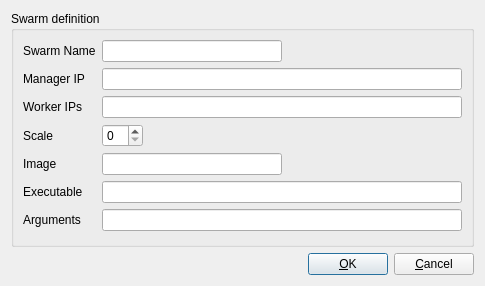
<?xml version="1.0" encoding="UTF-8"?>
<ui version="4.0">
 <class>SwarmEdit</class>
 <widget class="QDialog" name="SwarmEdit">
  <property name="geometry">
   <rect>
    <x>0</x>
    <y>0</y>
    <width>485</width>
    <height>286</height>
   </rect>
  </property>
  <property name="windowTitle">
   <string>Swarm Definition Editor</string>
  </property>
  <layout class="QVBoxLayout" name="verticalLayout">
   <item>
    <widget class="QGroupBox" name="gpboxTool">
     <property name="title">
      <string>Swarm definition</string>
     </property>
     <layout class="QGridLayout" name="gridLayout">
      <item row="0" column="0">
       <widget class="QLabel" name="label_5">
        <property name="text">
         <string>Swarm Name</string>
        </property>
        <property name="alignment">
         <set>Qt::AlignLeading|Qt::AlignLeft|Qt::AlignVCenter</set>
        </property>
       </widget>
      </item>
      <item row="0" column="1">
       <layout class="QHBoxLayout" name="horizontalLayout_5">
        <item>
         <widget class="QLineEdit" name="edSwarmName"/>
        </item>
        <item>
         <spacer name="horizontalSpacer_3">
          <property name="orientation">
           <enum>Qt::Horizontal</enum>
          </property>
          <property name="sizeHint" stdset="0">
           <size>
            <width>40</width>
            <height>20</height>
           </size>
          </property>
         </spacer>
        </item>
       </layout>
      </item>
      <item row="1" column="0">
       <widget class="QLabel" name="label_6">
        <property name="text">
         <string>Manager IP</string>
        </property>
        <property name="alignment">
         <set>Qt::AlignLeading|Qt::AlignLeft|Qt::AlignVCenter</set>
        </property>
       </widget>
      </item>
      <item row="1" column="1">
       <widget class="QLineEdit" name="edManagerIP"/>
      </item>
      <item row="2" column="0">
       <widget class="QLabel" name="label_7">
        <property name="text">
         <string>Worker IPs</string>
        </property>
        <property name="alignment">
         <set>Qt::AlignLeading|Qt::AlignLeft|Qt::AlignVCenter</set>
        </property>
       </widget>
      </item>
      <item row="2" column="1">
       <widget class="QLineEdit" name="edWorkerIPs"/>
      </item>
      <item row="3" column="0">
       <widget class="QLabel" name="label_9">
        <property name="text">
         <string>Scale</string>
        </property>
        <property name="alignment">
         <set>Qt::AlignLeading|Qt::AlignLeft|Qt::AlignVCenter</set>
        </property>
       </widget>
      </item>
      <item row="3" column="1">
       <layout class="QHBoxLayout" name="horizontalLayout_9" stretch="0,2">
        <item>
         <widget class="QSpinBox" name="spbxScale"/>
        </item>
        <item>
         <spacer name="horizontalSpacer_5">
          <property name="orientation">
           <enum>Qt::Horizontal</enum>
          </property>
          <property name="sizeHint" stdset="0">
           <size>
            <width>40</width>
            <height>20</height>
           </size>
          </property>
         </spacer>
        </item>
       </layout>
      </item>
      <item row="4" column="0">
       <widget class="QLabel" name="label_8">
        <property name="text">
         <string>Image</string>
        </property>
        <property name="alignment">
         <set>Qt::AlignLeading|Qt::AlignLeft|Qt::AlignVCenter</set>
        </property>
       </widget>
      </item>
      <item row="5" column="0">
       <widget class="QLabel" name="label_10">
        <property name="text">
         <string>Executable</string>
        </property>
        <property name="alignment">
         <set>Qt::AlignLeading|Qt::AlignLeft|Qt::AlignVCenter</set>
        </property>
       </widget>
      </item>
      <item row="5" column="1">
       <widget class="QLineEdit" name="edExe">
        <property name="readOnly">
         <bool>true</bool>
        </property>
       </widget>
      </item>
      <item row="6" column="0">
       <widget class="QLabel" name="label_11">
        <property name="text">
         <string>Arguments</string>
        </property>
        <property name="alignment">
         <set>Qt::AlignLeading|Qt::AlignLeft|Qt::AlignVCenter</set>
        </property>
       </widget>
      </item>
      <item row="6" column="1">
       <widget class="QLineEdit" name="edArgs">
        <property name="readOnly">
         <bool>true</bool>
        </property>
       </widget>
      </item>
      <item row="4" column="1">
       <layout class="QHBoxLayout" name="horizontalLayout_10">
        <item>
         <widget class="QLineEdit" name="edImage"/>
        </item>
        <item>
         <spacer name="horizontalSpacer_6">
          <property name="orientation">
           <enum>Qt::Horizontal</enum>
          </property>
          <property name="sizeHint" stdset="0">
           <size>
            <width>40</width>
            <height>20</height>
           </size>
          </property>
         </spacer>
        </item>
       </layout>
      </item>
     </layout>
    </widget>
   </item>
   <item>
    <layout class="QHBoxLayout" name="horizontalLayout_8">
     <property name="leftMargin">
      <number>0</number>
     </property>
     <property name="topMargin">
      <number>0</number>
     </property>
     <property name="rightMargin">
      <number>0</number>
     </property>
     <property name="bottomMargin">
      <number>0</number>
     </property>
     <item>
      <spacer name="horizontalSpacer_4">
       <property name="orientation">
        <enum>Qt::Horizontal</enum>
       </property>
       <property name="sizeHint" stdset="0">
        <size>
         <width>40</width>
         <height>20</height>
        </size>
       </property>
      </spacer>
     </item>
     <item>
      <widget class="QPushButton" name="btnOK">
       <property name="text">
        <string>&amp;OK</string>
       </property>
      </widget>
     </item>
     <item>
      <widget class="QPushButton" name="btnCancel">
       <property name="text">
        <string>&amp;Cancel</string>
       </property>
      </widget>
     </item>
    </layout>
   </item>
  </layout>
 </widget>
 <resources/>
 <connections>
  <connection>
   <sender>btnOK</sender>
   <signal>clicked()</signal>
   <receiver>SwarmEdit</receiver>
   <slot>accept()</slot>
   <hints>
    <hint type="sourcelabel">
     <x>430</x>
     <y>184</y>
    </hint>
    <hint type="destinationlabel">
     <x>387</x>
     <y>183</y>
    </hint>
   </hints>
  </connection>
  <connection>
   <sender>btnCancel</sender>
   <signal>clicked()</signal>
   <receiver>SwarmEdit</receiver>
   <slot>reject()</slot>
   <hints>
    <hint type="sourcelabel">
     <x>535</x>
     <y>187</y>
    </hint>
    <hint type="destinationlabel">
     <x>278</x>
     <y>189</y>
    </hint>
   </hints>
  </connection>
 </connections>
 <slots>
  <slot>showHelp()</slot>
  <slot>selectApp()</slot>
  <slot>selectProdTypes()</slot>
 </slots>
</ui>
